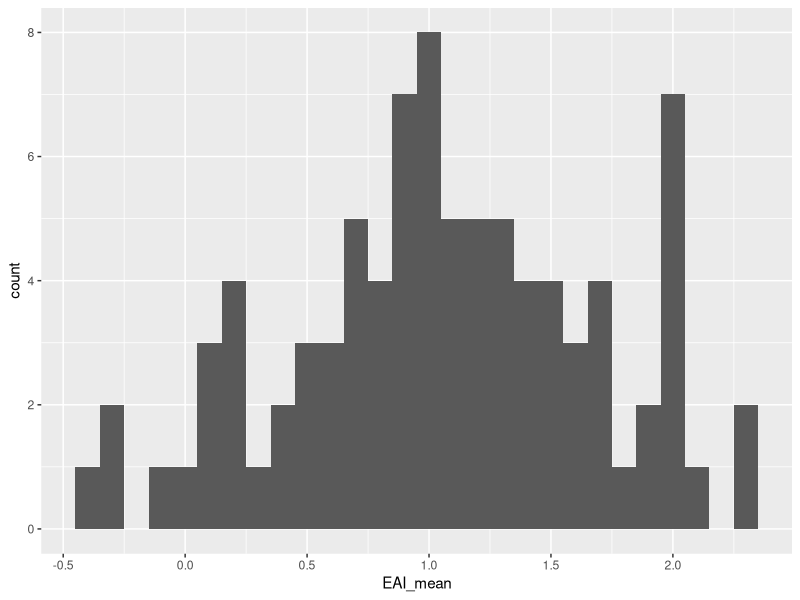
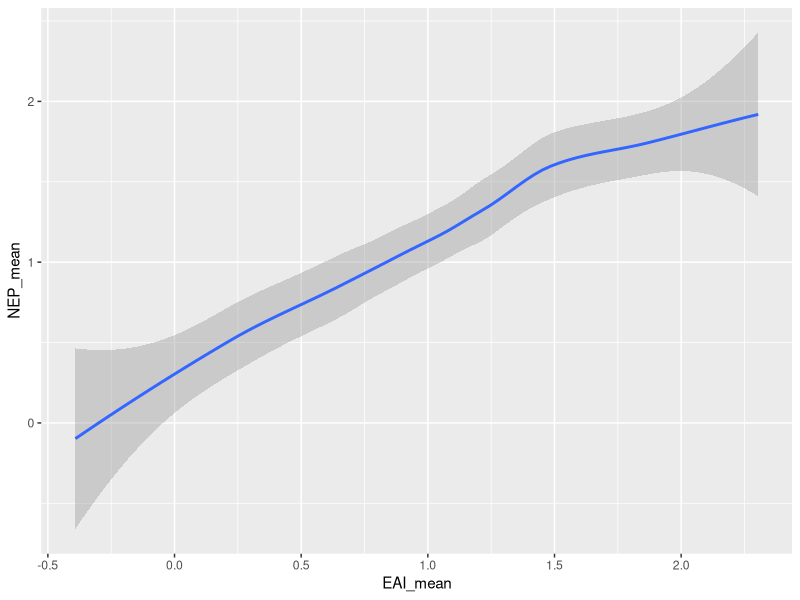
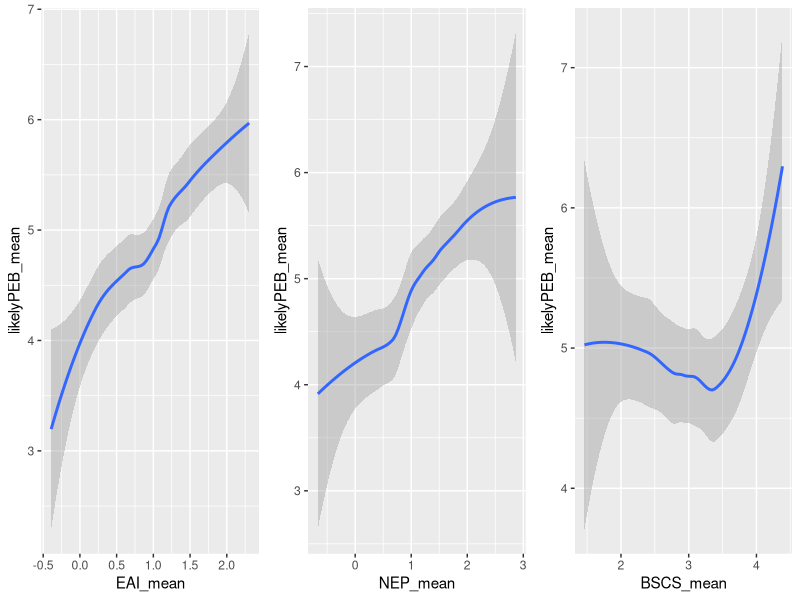
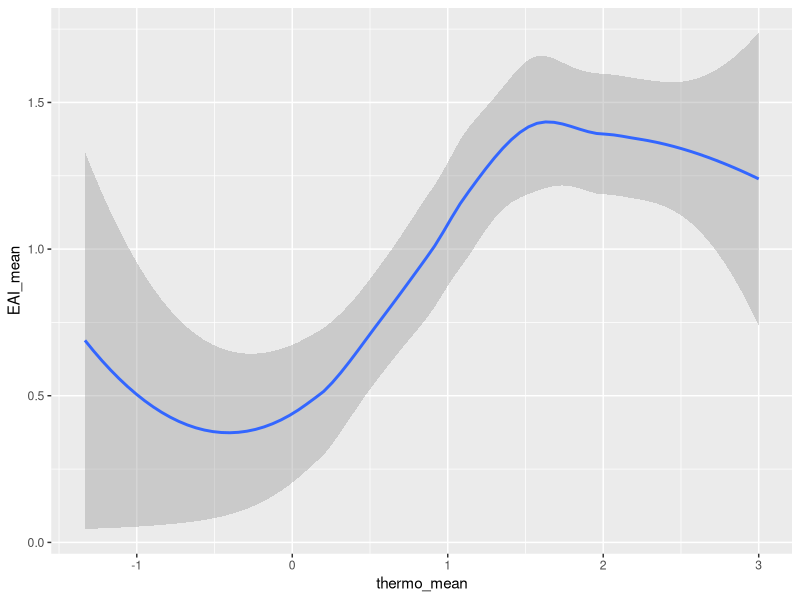
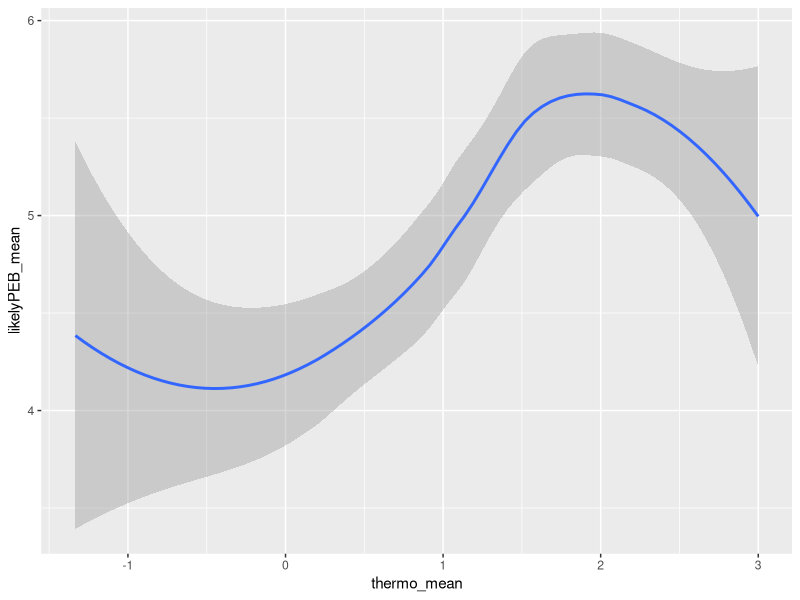
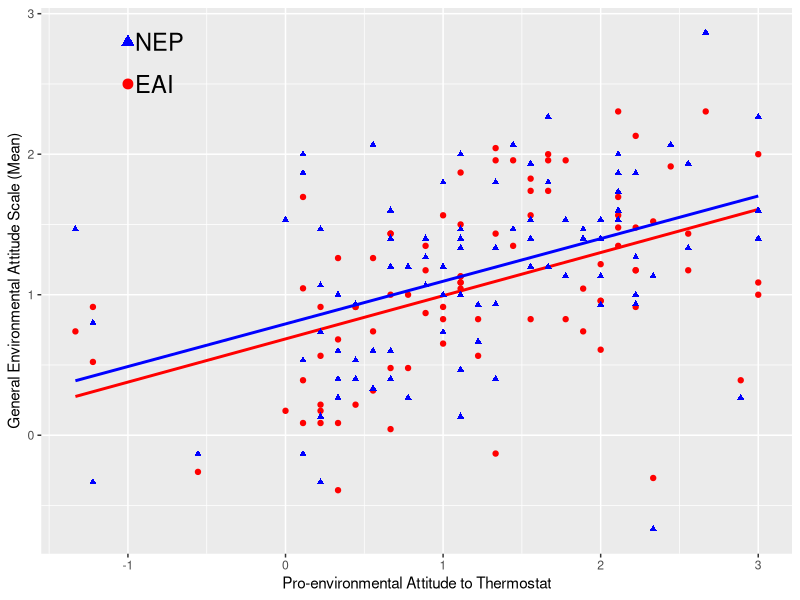
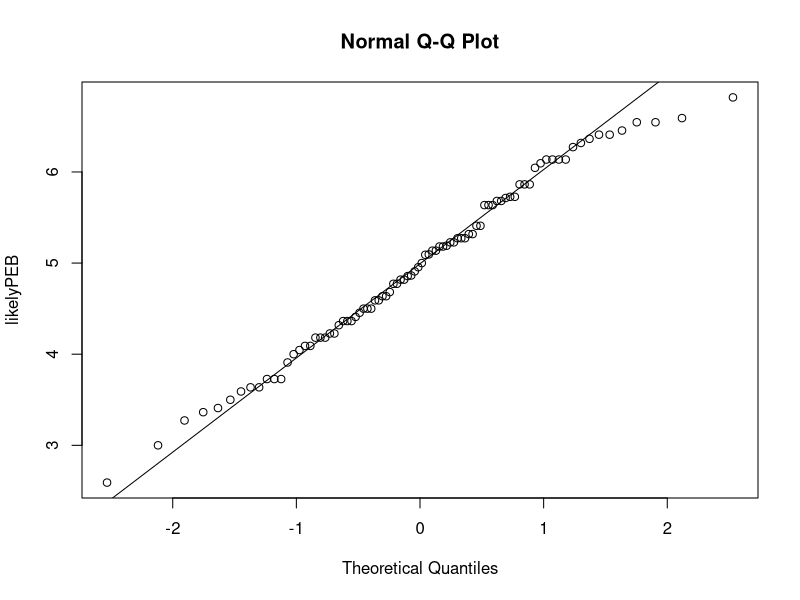
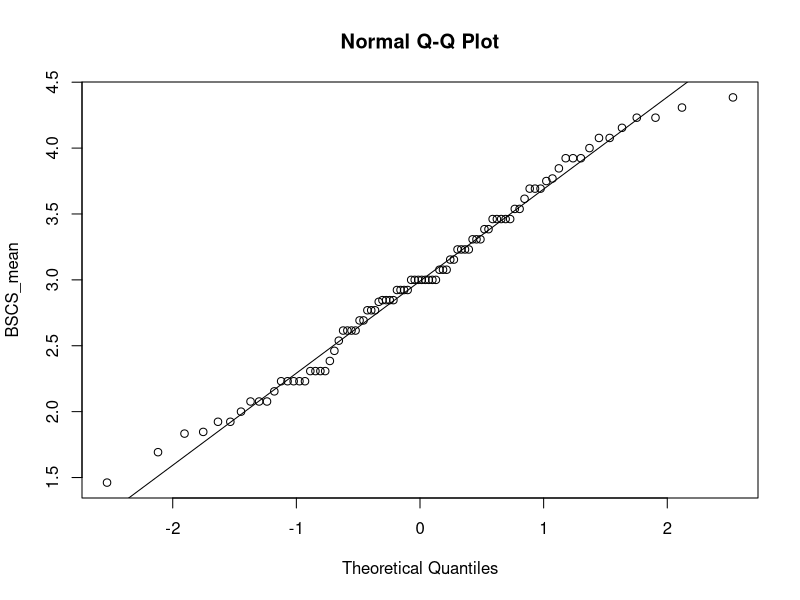

Source code (R) for these figures, in order:
library(tidyverse)
library(data.table)
library(psych)
library(gridExtra)

setwd("/home/vanagpau/R/thermostat")
VEB <- fread ("VEB.csv")
as_tibble (VEB)

#Create filter for all completed and non-preview surveys: cs ('completed surveys')
cs <- filter(VEB, Status == "IP Address", Progress == "100")

#Replace Likert strings with numbers as characters
cs <- cs %>% lapply(gsub, pattern = "Strongly agree", replacement = 3)
cs <- cs %>% lapply(gsub, pattern = "Agree", replacement = 2)
cs <- cs %>% lapply(gsub, pattern = "Somewhat agree", replacement = 1)
cs <- cs %>% lapply(gsub, pattern = "Neither agree nor disagree", replacement = 0)
cs <- cs %>% lapply(gsub, pattern = "Somewhat disagree", replacement = -1)
cs <- cs %>% lapply(gsub, pattern = "Disagree", replacement = -2)
cs <- cs %>% lapply(gsub, pattern = "Strongly disagree", replacement = -3)
cs <- cs %>% lapply(gsub, pattern = "7 = Very likely", replacement = 7)
cs <- cs %>% lapply(gsub, pattern = "4 = Neither likely nor unlikely", replacement = 4)
cs <- cs %>% lapply(gsub, pattern = "1 = Not at all likely", replacement = 1)
cs <- cs %>% lapply(gsub, pattern = "5 = Very much", replacement = 5)
cs <- cs %>% lapply(gsub, pattern = "1 = Not at all", replacement = 1)
cs <- cs %>% lapply(gsub, pattern = "1 = Very conservative", replacement = 1)
cs <- cs %>% lapply(gsub, pattern = "7 = Very liberal", replacement = 7)


#Coerce list back to tibble
cs <- as_tibble(cs)

#Convert Crescent & Warneford to factors
cs$Q3 <- as.factor(cs$Q3)

#Convert char strings to numerics for col 15-111 (survey main body)
cs [,15:111] <- as_tibble(
  sapply(cs[,15:111], as.numeric, USE.NAMES = FALSE))
cs [,115] <- as_tibble(
  sapply(cs[,115], as.numeric, USE.NAMES = FALSE))

#Define function to reverse scored items
reverse5 <- function (x) recode(x,'5' = 1, '4' = 2, `2` = 4, '1'=5) 
reverse7 <- function (x) recode(x, '3'=-3, `2` = -2, `1` = -1, `-1` = 1, `-2` = 2, '-3'=3) 

#Apply reverse scoring to NEP
cs[c(16, 18, 20, 22, 24, 26, 28)] <- lapply (
  cs[c(16, 18, 20, 22, 24, 26, 28)], reverse7)

#Apply reverse scoring to EAI
#Original: cs[c(31,33,35,37,38,41,42,44,47,49,51,53)] <- lapply (cs[c(31,33,35,37,38,41,42,44,47,49,51,53)], reverse7)
cs[c(31,33,35,36,39,41,43,44,46,48,51,53)] <- lapply (
  cs[c(31,33,35,36,39,41,43,44,46,48,51,53)], reverse7)

#Apply reverse scoring to BSCS
cs[c(100,101,102,103,105,107,108,110,111)] <- lapply (
  cs[c(100,101,102,103,105,107,108,110,111)], reverse5)

#Calculate Cronbach's Alpha
NEP <- cs %>% select(Q5_1:Q5_15)
alpha(NEP)
EAI <- cs %>% select(Q6_1:Q6_24)
alpha(EAI)
BSCS <- cs %>% select(Q11_1:Q11_13)
alpha(BSCS)
likelyPEB <- cs %>% select(Q7_1:Q7_22)
alpha(likelyPEB)
thermo_attitude <- cs %>% select(Q8_1:Q8_9)
alpha(thermo_attitude)
moral_ascoop <- cs %>% select(Q9_1:Q9_7)
alpha(moral_ascoop)
moral_found <- cs %>% select(Q10_1:Q10_7)
alpha(moral_found)

#Calculate all mean averages for EAI
means_EAI <- lapply(EAI, mean, na.rm = TRUE)

#Compute sub-scale scores for EAI
cs <- cs %>% rowwise() %>% mutate(
EAI1 = mean(c(Q6_1, Q6_2), na.rm = TRUE),
EAI2 = mean(c(Q6_3, Q6_4), na.rm = TRUE),
EAI3 = mean(c(Q6_5, Q6_6), na.rm = TRUE),
EAI4 = mean(c(Q6_7, Q6_8), na.rm = TRUE),
EAI5 = mean(c(Q6_9, Q6_10), na.rm = TRUE),
EAI6 = mean(c(Q6_11, Q6_12), na.rm = TRUE),
EAI7 = mean(c(Q6_13, Q6_14), na.rm = TRUE),
EAI8 = mean(c(Q6_15, Q6_16), na.rm = TRUE),
EAI9 = mean(c(Q6_17, Q6_18), na.rm = TRUE),
EAI10 = mean(c(Q6_19, Q6_20), na.rm = TRUE),
EAI11 = mean(c(Q6_21, Q6_22), na.rm = TRUE),
EAI12 = mean(c(Q6_23, Q6_24), na.rm = TRUE),
EAI_mean = mean(c(
  Q6_1, Q6_2, Q6_3, Q6_4, Q6_5, Q6_7, Q6_8, Q6_9, Q6_10, Q6_11, Q6_12, Q6_13,
  Q6_14, Q6_15, Q6_16, Q6_17, Q6_18, Q6_19, Q6_20, Q6_21, Q6_22, Q6_23, Q6_24), na.rm = TRUE)) %>% ungroup()

#Create EAI sub-scales data frame
EAI_subscales <- cs %>% select(EAI1:EAI12)

#Create Activist and Pragmatist variables from likely PEB scale
cs <- cs %>% rowwise() %>% mutate(
  PEB_activist = mean(c(Q7_2, Q7_3, Q7_4, Q7_5, Q7_6, Q7_8, Q7_9, Q7_10, Q7_11), na.rm = TRUE))
cs <- cs %>% rowwise() %>% mutate(
  PEB_pragmatist = mean(c(
    Q7_12, Q7_13, Q7_14, Q7_15, Q7_16, Q7_17, Q7_18, Q7_19, Q7_20, Q7_21, Q7_22), na.rm = TRUE))
cs

#Alphas
#Activist
cs %>% select(Q7_2, Q7_3, Q7_4, Q7_5, Q7_6, Q7_8, Q7_9, Q7_10, Q7_11) %>% alpha()
#Pragmatist
cs %>% select(Q7_12, Q7_13, Q7_14, Q7_15, Q7_16, Q7_17, Q7_18, Q7_19, Q7_20, Q7_21, Q7_22) %>% alpha()
#Descriptives
summary(cs$PEB_activist)
summary(cs$PEB_pragmatist)


#Plot histogram of EAI_mean per subject
cs %>% ggplot(aes(x=EAI_mean)) + geom_histogram(binwidth = 0.1)

#Calculate overall scores for NEP, BSCS, likelyPEB
#creates vector of means..
cs <- cbind(cs, NEP_mean = rowMeans(NEP, na.rm = TRUE))
cs <- cbind(cs, likelyPEB_mean = rowMeans(likelyPEB, na.rm = TRUE))
cs <- cbind(cs, BSCS_mean = rowMeans(BSCS, na.rm = TRUE))
cs <- cbind(cs, thermo_mean = rowMeans(thermo_attitude, na.rm = TRUE))

#Scatter plot of NEP vs EAI
ggplot(cs) + geom_smooth(mapping = aes(x = EAI_mean, y = NEP_mean))

#Smoothed line plots of NEP, EAI and BSCS scales vs likelyPEB
plot1 <- ggplot(cs) + geom_smooth(mapping = aes(x = EAI_mean, y = likelyPEB_mean))
plot2 <- ggplot(cs) + geom_smooth(mapping = aes(x = NEP_mean, y = likelyPEB_mean))
plot3 <- ggplot(cs) + geom_smooth(mapping = aes(x = BSCS_mean, y = likelyPEB_mean))
grid.arrange(plot1, plot2, plot3, ncol = 3)
ggplot(cs) + geom_smooth(mapping = aes(x = thermo_mean, y = EAI_mean))


#Plot of attitude to likelyPEB
ggplot (cs) + geom_smooth(mapping = aes(x = thermo_mean, y = likelyPEB_mean))
ggplot (cs) + geom_smooth(method = "lm", se = FALSE, mapping = aes(
  x = thermo_mean, y = EAI_mean), colour = "red") + geom_point(
    mapping = aes(x = thermo_mean, y = EAI_mean), colour = "red") + geom_smooth(
    method = "lm", se = FALSE, mapping = aes(x = thermo_mean, y = NEP_mean), colour = "blue") + 
  geom_point(mapping = aes(x = thermo_mean, y = NEP_mean), colour = "blue", shape = "triangle") +
  labs(x = "Pro-environmental Attitude to Thermostat", y = "General Environmental Attitude Scale (Mean)") +
  annotate(geom = "point", x = -1, y = 2.8, colour = "blue", shape = "triangle", size = 3) + 
  annotate(geom = "text", x = -1, y = 2.8, label = " NEP", hjust = "left", size = 6) +
  annotate(geom = "point", x = -1, y = 2.5, colour = "red", shape = "circle", size = 3) + 
  annotate(geom = "text", x = -1, y = 2.5, label = " EAI", hjust = "left", size = 6)

#Normal distribution tests
#Q-Q plots
qqnorm(cs$likelyPEB_mean, ylab = "likelyPEB")
qqline(cs$likelyPEB_mean, ylab = "likelyPEB")
qqnorm(cs$BSCS_mean, ylab = "BSCS_mean")
qqline(cs$BSCS_mean, ylab = "BSCS_mean")
qqnorm(cs$NEP_mean, ylab = "NEP_mean")
qqline(cs$NEP_mean, ylab = "NEP_mean")
qqnorm(cs$EAI_mean, ylab = "EAI_mean")
qqline(cs$EAI_mean, ylab = "EAI_mean")
qqnorm(cs$likelyPEB_mean, ylab = "thermo_attitude")
qqline(cs$likelyPEB_mean, ylab = "thermo_attitude")

#Shapiro-Wilk test on all scales
lapply(cs[132:138], shapiro.test)
#Results  = PEB_pragmatist = non-normal, PEB_Activist and thermo_mean borderline 

hist(cs$PEB_activist, breaks = 7)
hist(cs$PEB_pragmatist, breaks = 7)

